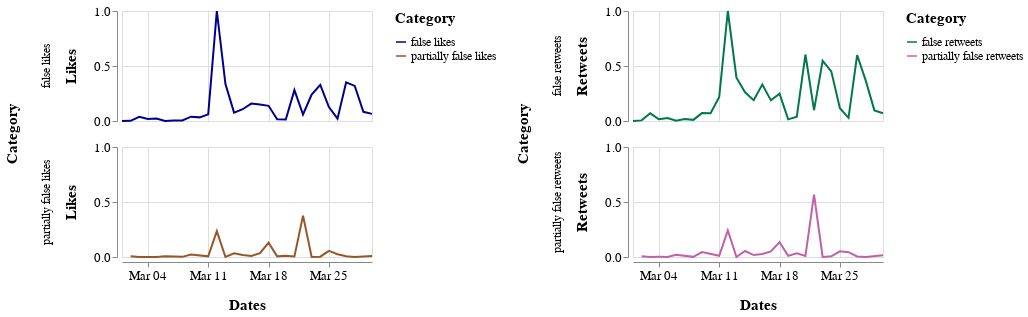

The notebook cell this image was saved under:
### Markdown cell above
## March 2020

### Code cell
alt.hconcat(c1_mar, c2_mar).resolve_scale(color='independent').configure_axis(
    labelFontSize=13,
    titleFontSize=15,
    titlePadding=15
).configure_legend(
    titleFontSize=15,
    titlePadding= 10,
    labelFontSize=12
).configure_header(
    titleFontSize=15,
    labelFontSize=12
)

### Figure 1 — Vega-Lite specification as saved in the notebook (floating-point values rounded to 4 significant figures)
{"config": {"view": {"continuousWidth": 400, "continuousHeight": 300}, "axis": {"labelFontSize": 13, "titleFontSize": 15, "titlePadding": 15}, "header": {"labelFontSize": 12, "titleFontSize": 15}, "legend": {"labelFontSize": 12, "titleFontSize": 15, "titlePadding": 10}}, "hconcat": [{"data": {"name": "data-6dc3fb4e2fc04c99ea1f51202de53092"}, "mark": "line", "encoding": {"color": {"type": "nominal", "field": "Category", "scale": {"range": ["#000090", "#985629"]}}, "row": {"type": "nominal", "field": "Category"}, "x": {"type": "temporal", "field": "Dates", "timeUnit": "monthdate", "title": "Dates"}, "y": {"type": "quantitative", "field": "Likes"}}, "height": 110, "width": 250}, {"data": {"name": "data-f447c5a940659948ac1af45dff3aea3f"}, "mark": "line", "encoding": {"color": {"type": "nominal", "field": "Category", "scale": {"range": ["#007848", "#C060A8"]}}, "row": {"type": "nominal", "field": "Category"}, "x": {"type": "temporal", "field": "Dates", "timeUnit": "monthdate", "title": "Dates"}, "y": {"type": "quantitative", "field": "Retweets"}}, "height": 110, "width": 250}], "resolve": {"scale": {"color": "independent"}}, "$schema": "https://vega.github.io/schema/vega-lite/v4.8.1.json", "datasets": {"data-6dc3fb4e2fc04c99ea1f51202de53092": [{"Dates": "2020-03-04T00:00:00", "Likes": 0.0005505, "Category": "partially false likes"}, {"Dates": "2020-03-11T00:00:00", "Likes": 0.06049, "Category": "false likes"}, {"Dates": "2020-03-24T00:00:00", "Likes": 0.3287, "Category": "false likes"}, {"Dates": "2020-03-26T00:00:00", "Likes": 0.02074, "Category": "false likes"}, {"Dates": "2020-03-27T00:00:00", "Likes": 0.00786, "Category": "partially false likes"}, {"Dates": "2020-03-15T00:00:00", "Likes": 0.107, "Category": "false likes"}, {"Dates": "2020-03-20T00:00:00", "Likes": 0.01316, "Category": "false likes"}, {"Dates": "2020-03-23T00:00:00", "Likes": 0.2407, "Category": "false likes"}, {"Dates": "2020-03-27T00:00:00", "Likes": 0.3514, "Category": "false likes"}, {"Dates": "2020-03-05T00:00:00", "Likes": 0.02263, "Category": "false likes"}, {"Dates": "2020-03-06T00:00:00", "Likes": 0.001146, "Category": "false likes"}, {"Dates": "2020-03-18T00:00:00", "Likes": 0.1381, "Category": "false likes"}, {"Dates": "2020-03-22T00:00:00", "Likes": 0.05892, "Category": "false likes"}, {"Dates": "2020-03-28T00:00:00", "Likes": 0.3188, "Category": "false likes"}, {"Dates": "2020-03-07T00:00:00", "Likes": 0.004829, "Category": "false likes"}, {"Dates": "2020-03-14T00:00:00", "Likes": 0.07668, "Category": "false likes"}, {"Dates": "2020-03-16T00:00:00", "Likes": 0.1581, "Category": "false likes"}, {"Dates": "2020-03-19T00:00:00", "Likes": 0.01555, "Category": "false likes"}, {"Dates": "2020-03-22T00:00:00", "Likes": 0.3765, "Category": "partially false likes"}, {"Dates": "2020-03-30T00:00:00", "Likes": 0.009501, "Category": "partially false likes"}, {"Dates": "2020-03-30T00:00:00", "Likes": 0.06461, "Category": "false likes"}, {"Dates": "2020-03-21T00:00:00", "Likes": 0.2807, "Category": "false likes"}, {"Dates": "2020-03-23T00:00:00", "Likes": 0.0005997, "Category": "partially false likes"}, {"Dates": "2020-03-02T00:00:00", "Likes": 0.001502, "Category": "false likes"}, {"Dates": "2020-03-03T00:00:00", "Likes": 0.03858, "Category": "false likes"}, {"Dates": "2020-03-17T00:00:00", "Likes": 0.1491, "Category": "false likes"}, {"Dates": "2020-03-20T00:00:00", "Likes": 0.01183, "Category": "partially false likes"}, {"Dates": "2020-03-21T00:00:00", "Likes": 0.004171, "Category": "partially false likes"}, {"Dates": "2020-03-25T00:00:00", "Likes": 0.1263, "Category": "false likes"}, {"Dates": "2020-03-28T00:00:00", "Likes": 0.0004265, "Category": "partially false likes"}, {"Dates": "2020-03-29T00:00:00", "Likes": 0.08352, "Category": "false likes"}, {"Dates": "2020-03-12T00:00:00", "Likes": 1.0, "Category": "false likes"}, {"Dates": "2020-03-18T00:00:00", "Likes": 0.129, "Category": "partially false likes"}, {"Dates": "2020-03-09T00:00:00", "Likes": 0.03917, "Category": "false likes"}, {"Dates": "2020-03-13T00:00:00", "Likes": 0.3356, "Category": "false likes"}, {"Dates": "2020-03-19T00:00:00", "Likes": 0.006019, "Category": "partially false likes"}, {"Dates": "2020-03-01T00:00:00", "Likes": 0.0, "Category": "false likes"}, {"Dates": "2020-03-08T00:00:00", "Likes": 0.004245, "Category": "false likes"}, {"Dates": "2020-03-16T00:00:00", "Likes": 0.009243, "Category": "partially false likes"}, {"Dates": "2020-03-24T00:00:00", "Likes": 0.00284, "Category": "partially false likes"}, {"Dates": "2020-03-26T00:00:00", "Likes": 0.02525, "Category": "partially false likes"}, {"Dates": "2020-03-12T00:00:00", "Likes": 0.2344, "Category": "partially false likes"}, {"Dates": "2020-03-14T00:00:00", "Likes": 0.03364, "Category": "partially false likes"}, {"Dates": "2020-03-25T00:00:00", "Likes": 0.05601, "Category": "partially false likes"}, {"Dates": "2020-03-08T00:00:00", "Likes": 0.001246, "Category": "partially false likes"}, {"Dates": "2020-03-09T00:00:00", "Likes": 0.02305, "Category": "partially false likes"}, {"Dates": "2020-03-13T00:00:00", "Likes": 0.0003199, "Category": "partially false likes"}, {"Dates": "2020-03-15T00:00:00", "Likes": 0.01779, "Category": "partially false likes"}, {"Dates": "2020-03-04T00:00:00", "Likes": 0.01829, "Category": "false likes"}, {"Dates": "2020-03-06T00:00:00", "Likes": 0.007471, "Category": "partially false likes"}, {"Dates": "2020-03-10T00:00:00", "Likes": 0.033, "Category": "false likes"}, {"Dates": "2020-03-11T00:00:00", "Likes": 0.006064, "Category": "partially false likes"}, {"Dates": "2020-03-17T00:00:00", "Likes": 0.03411, "Category": "partially false likes"}, {"Dates": "2020-03-03T00:00:00", "Likes": 0.0002834, "Category": "partially false likes"}, {"Dates": "2020-03-05T00:00:00", "Likes": 0.0006425, "Category": "partially false likes"}, {"Dates": "2020-03-02T00:00:00", "Likes": 0.006534, "Category": "partially false likes"}], "data-f447c5a940659948ac1af45dff3aea3f": [{"Dates": "2020-03-04T00:00:00", "Retweets": 0.001226, "Category": "partially false retweets"}, {"Dates": "2020-03-11T00:00:00", "Retweets": 0.2175, "Category": "false retweets"}, {"Dates": "2020-03-24T00:00:00", "Retweets": 0.4514, "Category": "false retweets"}, {"Dates": "2020-03-26T00:00:00", "Retweets": 0.02911, "Category": "false retweets"}, {"Dates": "2020-03-27T00:00:00", "Retweets": 0.005076, "Category": "partially false retweets"}, {"Dates": "2020-03-15T00:00:00", "Retweets": 0.1898, "Category": "false retweets"}, {"Dates": "2020-03-20T00:00:00", "Retweets": 0.03793, "Category": "false retweets"}, {"Dates": "2020-03-23T00:00:00", "Retweets": 0.5468, "Category": "false retweets"}, {"Dates": "2020-03-27T00:00:00", "Retweets": 0.5999, "Category": "false retweets"}, {"Dates": "2020-03-05T00:00:00", "Retweets": 0.02745, "Category": "false retweets"}, {"Dates": "2020-03-06T00:00:00", "Retweets": 0.003447, "Category": "false retweets"}, {"Dates": "2020-03-18T00:00:00", "Retweets": 0.2485, "Category": "false retweets"}, {"Dates": "2020-03-22T00:00:00", "Retweets": 0.09913, "Category": "false retweets"}, {"Dates": "2020-03-28T00:00:00", "Retweets": 0.3669, "Category": "false retweets"}, {"Dates": "2020-03-07T00:00:00", "Retweets": 0.01765, "Category": "false retweets"}, {"Dates": "2020-03-14T00:00:00", "Retweets": 0.2609, "Category": "false retweets"}, {"Dates": "2020-03-16T00:00:00", "Retweets": 0.3321, "Category": "false retweets"}, {"Dates": "2020-03-19T00:00:00", "Retweets": 0.01502, "Category": "false retweets"}, {"Dates": "2020-03-22T00:00:00", "Retweets": 0.5677, "Category": "partially false retweets"}, {"Dates": "2020-03-30T00:00:00", "Retweets": 0.01584, "Category": "partially false retweets"}, {"Dates": "2020-03-30T00:00:00", "Retweets": 0.07079, "Category": "false retweets"}, {"Dates": "2020-03-21T00:00:00", "Retweets": 0.6044, "Category": "false retweets"}, {"Dates": "2020-03-23T00:00:00", "Retweets": 0.0007002, "Category": "partially false retweets"}, {"Dates": "2020-03-02T00:00:00", "Retweets": 0.005527, "Category": "false retweets"}, {"Dates": "2020-03-03T00:00:00", "Retweets": 0.06973, "Category": "false retweets"}, {"Dates": "2020-03-17T00:00:00", "Retweets": 0.1877, "Category": "false retweets"}, {"Dates": "2020-03-20T00:00:00", "Retweets": 0.03304, "Category": "partially false retweets"}, {"Dates": "2020-03-21T00:00:00", "Retweets": 0.008631, "Category": "partially false retweets"}, {"Dates": "2020-03-25T00:00:00", "Retweets": 0.1164, "Category": "false retweets"}, {"Dates": "2020-03-28T00:00:00", "Retweets": 0.0008163, "Category": "partially false retweets"}, {"Dates": "2020-03-29T00:00:00", "Retweets": 0.09678, "Category": "false retweets"}, {"Dates": "2020-03-12T00:00:00", "Retweets": 1.0, "Category": "false retweets"}, {"Dates": "2020-03-18T00:00:00", "Retweets": 0.1349, "Category": "partially false retweets"}, {"Dates": "2020-03-09T00:00:00", "Retweets": 0.07189, "Category": "false retweets"}, {"Dates": "2020-03-13T00:00:00", "Retweets": 0.3942, "Category": "false retweets"}, {"Dates": "2020-03-19T00:00:00", "Retweets": 0.01019, "Category": "partially false retweets"}, {"Dates": "2020-03-01T00:00:00", "Retweets": 0.0, "Category": "false retweets"}, {"Dates": "2020-03-08T00:00:00", "Retweets": 0.0105, "Category": "false retweets"}, {"Dates": "2020-03-16T00:00:00", "Retweets": 0.02808, "Category": "partially false retweets"}, {"Dates": "2020-03-24T00:00:00", "Retweets": 0.00636, "Category": "partially false retweets"}, {"Dates": "2020-03-26T00:00:00", "Retweets": 0.04357, "Category": "partially false retweets"}, {"Dates": "2020-03-12T00:00:00", "Retweets": 0.2414, "Category": "partially false retweets"}, {"Dates": "2020-03-14T00:00:00", "Retweets": 0.05442, "Category": "partially false retweets"}, {"Dates": "2020-03-25T00:00:00", "Retweets": 0.052, "Category": "partially false retweets"}, {"Dates": "2020-03-08T00:00:00", "Retweets": 0.001396, "Category": "partially false retweets"}, {"Dates": "2020-03-09T00:00:00", "Retweets": 0.04412, "Category": "partially false retweets"}, {"Dates": "2020-03-13T00:00:00", "Retweets": 0.0003978, "Category": "partially false retweets"}, {"Dates": "2020-03-15T00:00:00", "Retweets": 0.01735, "Category": "partially false retweets"}, {"Dates": "2020-03-04T00:00:00", "Retweets": 0.01527, "Category": "false retweets"}, {"Dates": "2020-03-06T00:00:00", "Retweets": 0.0199, "Category": "partially false retweets"}, {"Dates": "2020-03-10T00:00:00", "Retweets": 0.07092, "Category": "false retweets"}, {"Dates": "2020-03-11T00:00:00", "Retweets": 0.01045, "Category": "partially false retweets"}, {"Dates": "2020-03-17T00:00:00", "Retweets": 0.05133, "Category": "partially false retweets"}, {"Dates": "2020-03-03T00:00:00", "Retweets": 0.0001989, "Category": "partially false retweets"}, {"Dates": "2020-03-05T00:00:00", "Retweets": 0.0008453, "Category": "partially false retweets"}, {"Dates": "2020-03-02T00:00:00", "Retweets": 0.007686, "Category": "partially false retweets"}]}}
